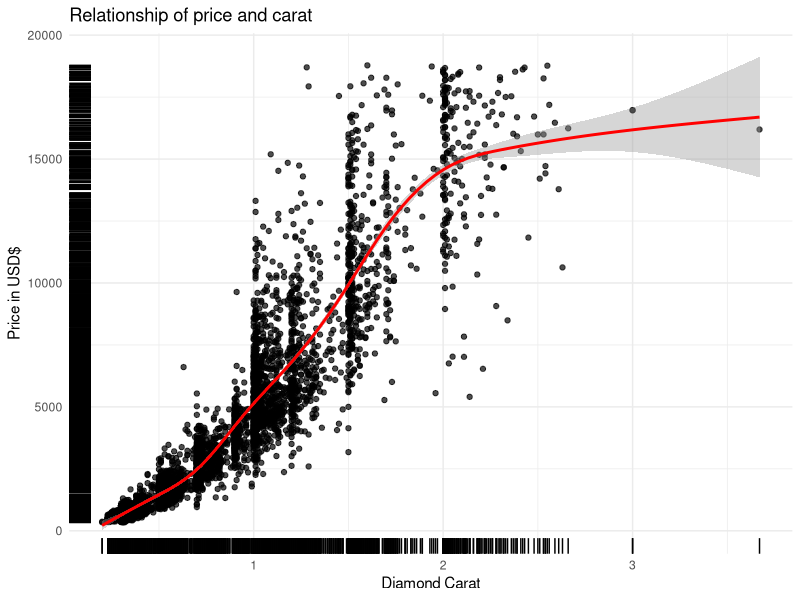
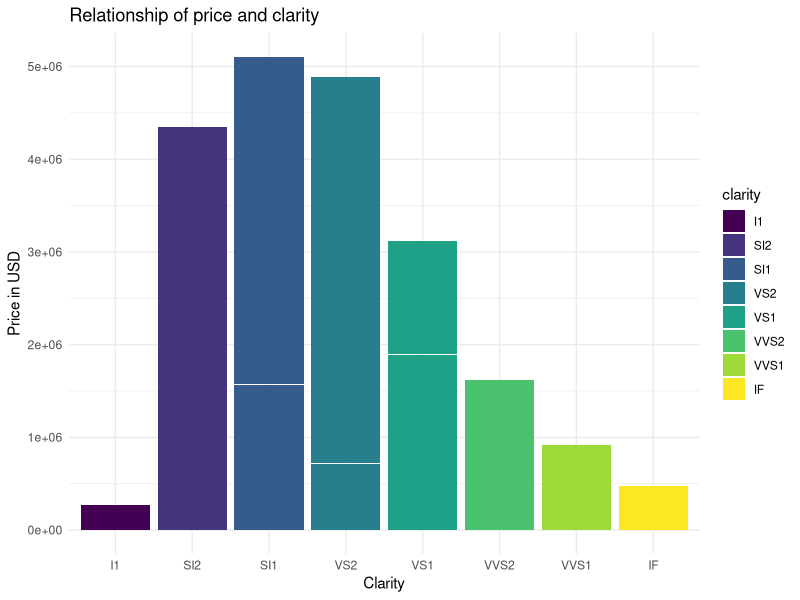
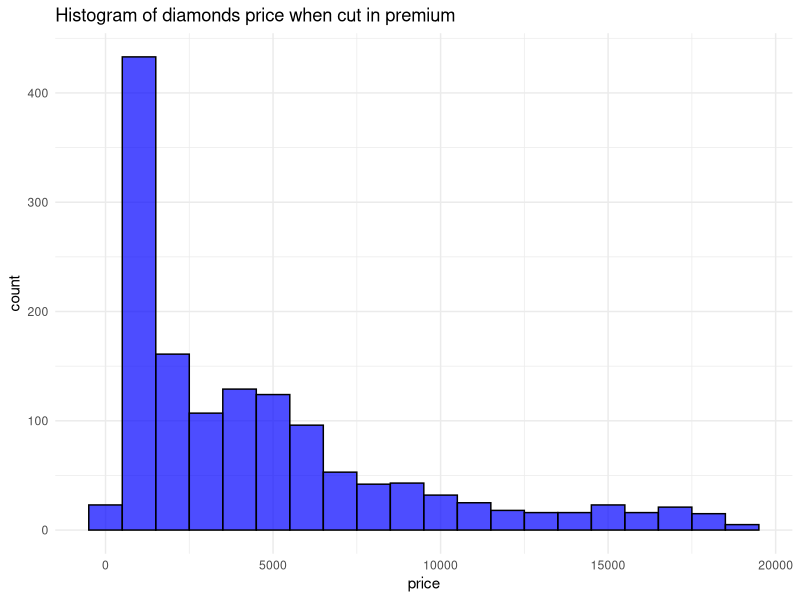
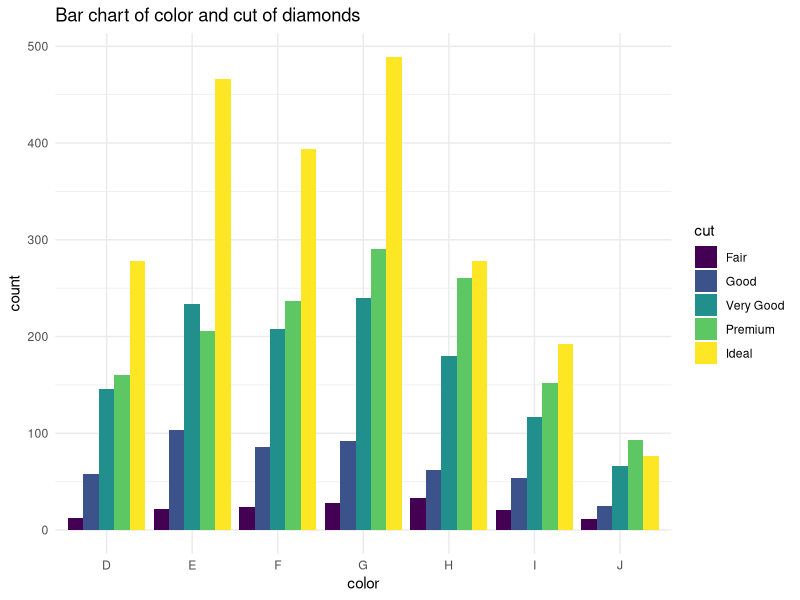
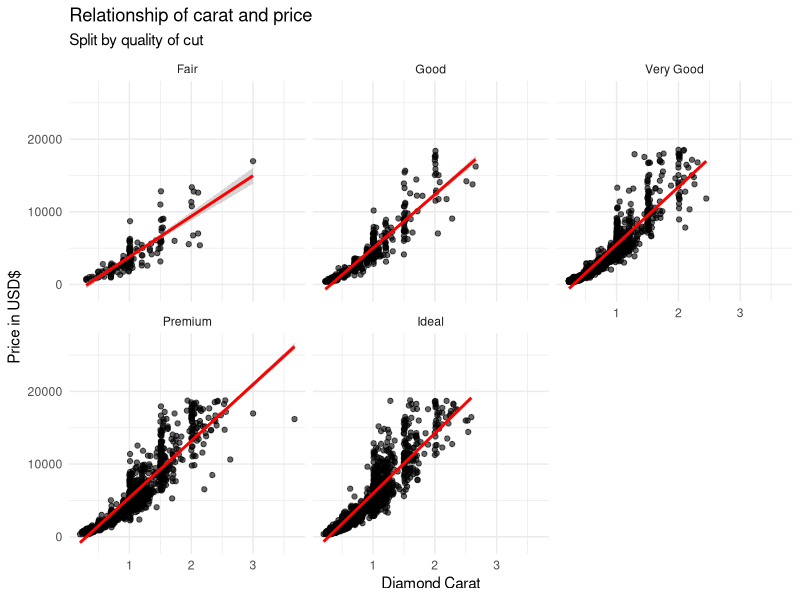

Here is the R script that generated these plots, in order:
library(tidyverse)
#prepare data 
set.seed(40)
sample_diamonds = diamonds %>%
  sample_frac(0.1)

#1.Visualize relationship of price and carat
sample_diamonds %>%
  ggplot(aes(x=carat,y = price)) + 
  geom_point(alpha=0.7) +
  geom_smooth(col = 'red') +
  geom_rug() +
  theme_minimal() +
  labs(title = 'Relationship of price and carat',
       x = 'Diamond Carat',
       y = 'Price in USD$')

#2.Visualize relationship of price and clarity
sample_diamonds %>%
  ggplot(aes(x=clarity,y=price,fill = clarity)) + 
  geom_col() +
  theme_minimal() +
  labs(title = 'Relationship of price and clarity',
       x = 'Clarity',
       y = 'Price in USD')

#3.Visualize histogram of carat when cut in premium
filter_diamonds = sample_diamonds %>% 
  filter(cut == 'Premium') 

filter_diamonds %>%
  ggplot(aes(price)) +
  geom_histogram(binwidth = 1000, color = 'black',fill = 'blue',alpha = 0.7) +
  theme_minimal() +
  labs(title = 'Histogram of diamonds price when cut in premium')

#4.visualize color and cut by using bar charts
  sample_diamonds %>%
  ggplot(aes(color,fill = cut)) +
  geom_bar(position = 'dodge') +
  theme_minimal() +
  labs(title = 'Bar chart of color and cut of diamonds')
  
#5.visualize relation of carat and price split it by cut
  sample_diamonds %>%
    ggplot(aes(x=carat,y=price)) +
    geom_point(alpha = 0.6,size = 1.5)+
    geom_smooth(method = 'lm',col = 'red') +
    facet_wrap(~cut,ncol = 3) +
    theme_minimal() +
    labs(title = 'Relationship of carat and price',
         subtitle = 'Split by quality of cut',
         x = 'Diamond Carat',
         y = 'Price in USD$')
  
  
